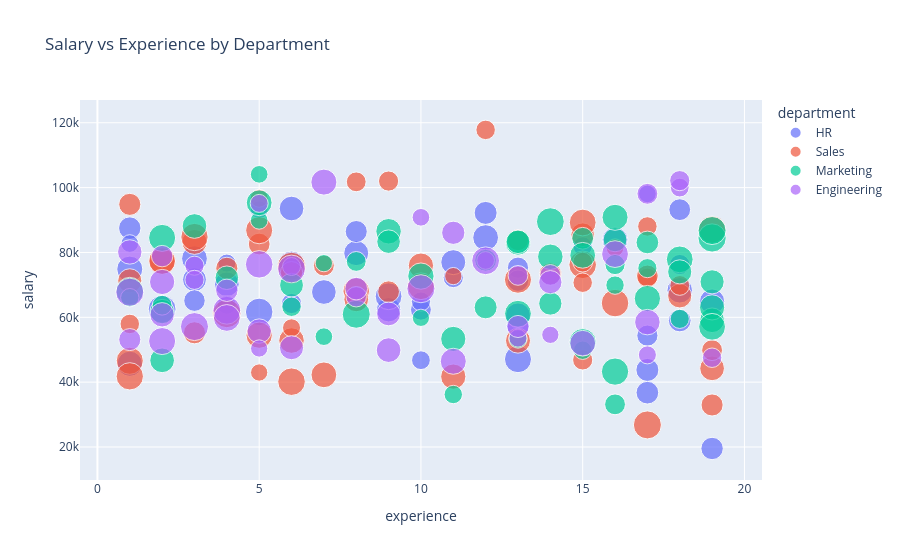

Write notebook code for a chart like this one.
### Markdown cell above
### 1.1 The Charts You'll Actually Use in ML Work

### Code cell
# --- Scatter plot (feature relationships, embeddings) ---
fig = px.scatter(
    df,                          # the dataframe — one row = one dot
    x='experience',              # dot's horizontal position
    y='salary',                  # dot's vertical position
    color='department',          # dot's color (4 departments = 4 colors)
    size='age',                  # dot's size (older person = bigger dot)
    hover_data=['performance'],  # extra info shown when you hover over a dot
    title='Salary vs Experience by Department'
)
fig.show()

### Figure 1 — Plotly figure (JSON) as saved in the notebook; plotly's stock layout.template omitted (floating-point values rounded to 4 significant figures)
{"data": [{"customdata": [["High"], ["Low"], ["Low"], ["Low"], ["Low"], ["Low"], ["High"], ["Low"], ["Low"], ["Mid"], ["Low"], ["Mid"], ["High"], ["Low"], ["Mid"], ["Low"], ["Mid"], ["Mid"], ["Mid"], ["Mid"], ["High"], ["High"], ["High"], ["Low"], ["High"], ["Mid"], ["Low"], ["High"], ["High"], ["Mid"], ["High"], ["Mid"], ["Low"], ["High"], ["High"], ["High"], ["High"], ["Low"], ["Mid"], ["High"], ["High"], ["High"], ["High"], ["Low"], ["Low"]], "hovertemplate": "department=HR<br>experience=%{x}<br>salary=%{y}<br>age=%{marker.size}<br>performance=%{customdata[0]}<extra></extra>", "legendgroup": "HR", "marker": {"color": "#636efa", "size": [50, 40, 45, 45, 45, 42, 46, 37, 30, 49, 23, 39, 35, 39, 47, 30, 32, 38, 56, 30, 33, 44, 26, 47, 34, 36, 57, 34, 49, 23, 49, 46, 48, 45, 33, 24, 38, 23, 54, 27, 26, 37, 27, 50, 53], "sizemode": "area", "sizeref": 0.1475, "symbol": "circle"}, "mode": "markers", "name": "HR", "orientation": "v", "showlegend": true, "type": "scatter", "x": [6, 13, 13, 4, 7, 3, 8, 1, 6, 3, 1, 12, 18, 17, 1, 18, 10, 18, 5, 11, 13, 9, 10, 19, 13, 8, 2, 3, 12, 5, 16, 11, 18, 6, 17, 4, 17, 17, 13, 15, 4, 19, 10, 1, 9], "xaxis": "x", "y": [76420.0, 57440.0, 60620.0, 70200.0, 67800.0, 71630.0, 79800.0, 87530.0, 64250.0, 78090.0, 82750.0, 92200.0, 93200.0, 43760.0, 45670.0, 76280.0, 62340.0, 59010.0, 61660.0, 72250.0, 75320.0, 62340.0, 46770.0, 64850.0, 71300.0, 86450.0, 62520.0, 65130.0, 84590.0, 93170.0, 83890.0, 77010.0, 68330.0, 93550.0, 54360.0, 76730.0, 36750.0, 98060.0, 47090.0, 81860.0, 63830.0, 19540.0, 64860.0, 74870.0, 66490.0], "yaxis": "y"}, {"customdata": [["Mid"], ["Mid"], ["Low"], ["Mid"], ["Mid"], ["Low"], ["High"], ["Mid"], ["Mid"], ["Mid"], ["High"], ["High"], ["High"], ["Low"], ["Mid"], ["High"], ["High"], ["High"], ["Low"], ["High"], ["High"], ["High"], ["Mid"], ["Low"], ["High"], ["Low"], ["High"], ["High"], ["Mid"], ["High"], ["Mid"], ["Mid"], ["Mid"], ["Low"], ["Low"], ["Low"], ["Mid"], ["Low"], ["Low"], ["High"], ["Low"], ["Mid"], ["Low"], ["High"], ["Mid"], ["Low"], ["Low"], ["Low"], ["High"], ["High"], ["Mid"], ["Low"], ["High"], ["Mid"], ["Mid"], ["Low"]], "hovertemplate": "department=Sales<br>experience=%{x}<br>salary=%{y}<br>age=%{marker.size}<br>performance=%{customdata[0]}<extra></extra>", "legendgroup": "Sales", "marker": {"color": "#EF553B", "size": [36, 32, 54, 33, 43, 49, 36, 58, 28, 47, 29, 56, 35, 47, 52, 36, 29, 46, 46, 22, 29, 54, 28, 29, 55, 56, 56, 35, 24, 35, 30, 36, 36, 28, 43, 41, 51, 49, 54, 48, 24, 30, 53, 53, 45, 58, 53, 22, 23, 59, 45, 55, 32, 54, 37, 28], "sizemode": "area", "sizeref": 0.1475, "symbol": "circle"}, "mode": "markers", "name": "Sales", "orientation": "v", "showlegend": true, "type": "scatter", "x": [19, 7, 13, 13, 18, 7, 3, 17, 1, 11, 18, 15, 9, 10, 8, 4, 8, 13, 3, 5, 15, 1, 17, 17, 1, 16, 6, 5, 5, 17, 9, 14, 1, 12, 1, 15, 5, 2, 19, 6, 6, 15, 15, 10, 19, 6, 2, 11, 16, 4, 8, 3, 19, 5, 6, 15], "xaxis": "x", "y": [32950.0, 75950.0, 71590.0, 83810.0, 66600.0, 42250.0, 55220.0, 26810.0, 57950.0, 41700.0, 69830.0, 76200.0, 67890.0, 75950.0, 68090.0, 75120.0, 101800.0, 52780.0, 83240.0, 42970.0, 77020.0, 46590.0, 88020.0, 72110.0, 41800.0, 64380.0, 40140.0, 82600.0, 96720.0, 72760.0, 102000.0, 73400.0, 94830.0, 117800.0, 71260.0, 85490.0, 54480.0, 77220.0, 87060.0, 52830.0, 56750.0, 46840.0, 89230.0, 69570.0, 44250.0, 75740.0, 77380.0, 72710.0, 81470.0, 61160.0, 65530.0, 84760.0, 49870.0, 86850.0, 73740.0, 70670.0], "yaxis": "y"}, {"customdata": [["High"], ["Low"], ["High"], ["Mid"], ["Low"], ["High"], ["Low"], ["Mid"], ["Low"], ["Mid"], ["Low"], ["Mid"], ["High"], ["High"], ["Low"], ["Low"], ["Low"], ["Low"], ["High"], ["High"], ["Mid"], ["High"], ["Low"], ["Low"], ["Low"], ["Low"], ["Low"], ["Low"], ["High"], ["Mid"], ["High"], ["Mid"], ["High"], ["Mid"], ["Low"], ["Mid"], ["High"], ["Low"], ["Mid"], ["Mid"], ["Mid"], ["Low"], ["Mid"], ["High"], ["Low"], ["Low"], ["Mid"], ["Mid"], ["High"], ["High"], ["Low"], ["Mid"], ["Mid"], ["High"]], "hovertemplate": "department=Marketing<br>experience=%{x}<br>salary=%{y}<br>age=%{marker.size}<br>performance=%{customdata[0]}<extra></extra>", "legendgroup": "Marketing", "marker": {"color": "#00cc96", "size": [29, 42, 43, 51, 59, 23, 48, 42, 39, 25, 46, 35, 30, 23, 41, 38, 57, 25, 25, 55, 35, 50, 28, 45, 45, 56, 54, 45, 22, 48, 47, 53, 25, 51, 58, 44, 53, 27, 49, 22, 27, 29, 58, 23, 49, 47, 53, 25, 32, 43, 41, 40, 41, 54], "sizemode": "area", "sizeref": 0.1475, "symbol": "circle"}, "mode": "markers", "name": "Marketing", "orientation": "v", "showlegend": true, "type": "scatter", "x": [8, 16, 19, 10, 19, 7, 9, 6, 12, 13, 13, 15, 16, 5, 4, 17, 14, 15, 16, 16, 12, 16, 6, 19, 2, 1, 2, 3, 10, 14, 19, 13, 1, 17, 8, 2, 18, 17, 15, 7, 18, 2, 19, 5, 5, 11, 19, 11, 16, 18, 9, 14, 13, 15], "xaxis": "x", "y": [77230.0, 83900.0, 70940.0, 72710.0, 84470.0, 54030.0, 86540.0, 69930.0, 63060.0, 53310.0, 83010.0, 84380.0, 76270.0, 104100.0, 72200.0, 83080.0, 89510.0, 49850.0, 69930.0, 43250.0, 77600.0, 90840.0, 63260.0, 59080.0, 46730.0, 68080.0, 84500.0, 88160.0, 59840.0, 78670.0, 63060.0, 61110.0, 66050.0, 65790.0, 60940.0, 61760.0, 77870.0, 75160.0, 79120.0, 76700.0, 59510.0, 63720.0, 86750.0, 89900.0, 95320.0, 53330.0, 57060.0, 36190.0, 33150.0, 74010.0, 83330.0, 64250.0, 83290.0, 52360.0], "yaxis": "y"}, {"customdata": [["Mid"], ["Mid"], ["High"], ["Mid"], ["High"], ["High"], ["Low"], ["High"], ["Mid"], ["High"], ["High"], ["Mid"], ["High"], ["High"], ["Low"], ["Low"], ["Mid"], ["Mid"], ["Mid"], ["Low"], ["Low"], ["High"], ["Low"], ["Mid"], ["High"], ["High"], ["Mid"], ["Low"], ["High"], ["High"], ["Mid"], ["Low"], ["Low"], ["Low"], ["Mid"], ["High"], ["Mid"], ["Mid"], ["High"], ["Low"], ["Low"], ["Low"], ["High"], ["High"], ["Mid"]], "hovertemplate": "department=Engineering<br>experience=%{x}<br>salary=%{y}<br>age=%{marker.size}<br>performance=%{customdata[0]}<extra></extra>", "legendgroup": "Engineering", "marker": {"color": "#ab63fa", "size": [44, 32, 57, 24, 23, 24, 28, 27, 50, 31, 57, 44, 42, 37, 45, 36, 22, 29, 26, 49, 58, 43, 48, 56, 22, 58, 53, 50, 32, 34, 54, 36, 58, 23, 44, 40, 53, 38, 27, 30, 24, 57, 40, 47, 24], "sizemode": "area", "sizeref": 0.1475, "symbol": "circle"}, "mode": "markers", "name": "Engineering", "orientation": "v", "showlegend": true, "type": "scatter", "x": [1, 17, 4, 6, 12, 13, 19, 3, 11, 8, 6, 5, 9, 4, 9, 13, 14, 13, 18, 15, 1, 6, 17, 5, 5, 3, 4, 7, 14, 2, 2, 1, 10, 10, 2, 11, 16, 8, 3, 18, 5, 12, 14, 2, 17], "xaxis": "x", "y": [80160.0, 98080.0, 62160.0, 75670.0, 77520.0, 53590.0, 47530.0, 75920.0, 46440.0, 66350.0, 74910.0, 55760.0, 61050.0, 68330.0, 49880.0, 57170.0, 54590.0, 72930.0, 100000.0, 52000.0, 67730.0, 50630.0, 58520.0, 76330.0, 50380.0, 57140.0, 59800.0, 101700.0, 73060.0, 78870.0, 52670.0, 53130.0, 68820.0, 90840.0, 60770.0, 86070.0, 79490.0, 68850.0, 71550.0, 102100.0, 95130.0, 77440.0, 70830.0, 70900.0, 48410.0], "yaxis": "y"}], "layout": {"legend": {"itemsizing": "constant", "title": {"text": "department"}, "tracegroupgap": 0}, "title": {"text": "Salary vs Experience by Department"}, "xaxis": {"anchor": "y", "domain": [0, 1], "title": {"text": "experience"}}, "yaxis": {"anchor": "x", "domain": [0, 1], "title": {"text": "salary"}}}}
